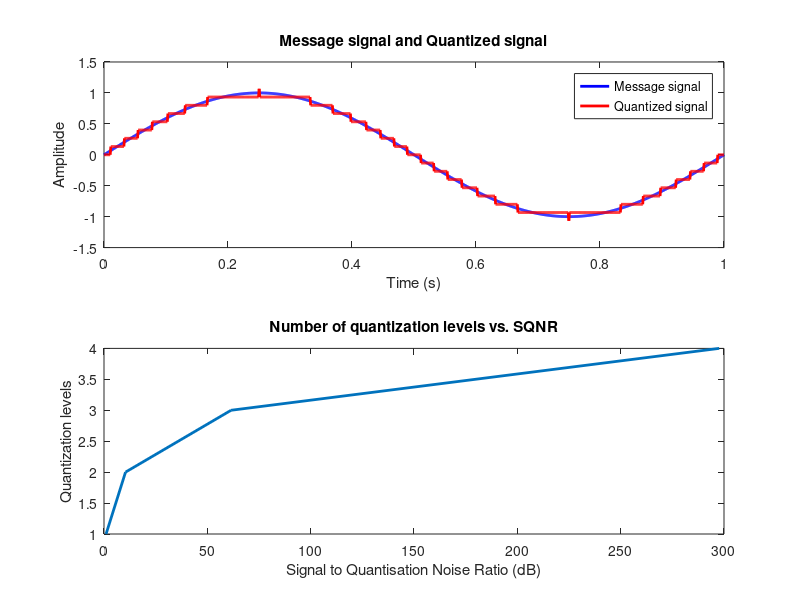

This figure's MATLAB source:
close all; clc;

% Define the message signal
t = linspace(0, 1, 1000);
fm = 1; % message signal frequency
Am = 1; % message signal amplitude
m = Am * sin(2 * pi * fm * t);

n_max = 4; % Define the maximum number of quantization levels

% Initialize vectors to store SQNR and number of quantization levels
sqnr = zeros(1, n_max);
levels = 1:n_max;

% Compute the SQNR for each quantization level
for i = 1:n_max
    L = 2 ^ i;
    delta = (max(m) - min(m)) / (L - 1);
    m_quantized = delta * round(m / delta);
    noise = m - m_quantized;
    power_m = sum(m .^ 2) / length(m);
    power_noise = sum(noise .^ 2) / length(noise);
    sqnr(i) = power_m / power_noise;
end

% Plot the message signal and the quantized signal for n=4
subplot(2, 1, 1);
plot(t, m, 'b', 'LineWidth', 2);
hold on;
plot(t, m_quantized, 'r', 'LineWidth', 2);
xlabel('Time (s)');
ylabel('Amplitude');
title('Message signal and Quantized signal');
legend('Message signal', 'Quantized signal');

% Plot the number of quantization levels vs. the SQNR
subplot(2, 1, 2);
plot(sqnr, levels, 'LineWidth', 2);
ylabel('Quantization levels');
xlabel('Signal to Quantisation Noise Ratio (dB)');
title('Number of quantization levels vs. SQNR');
